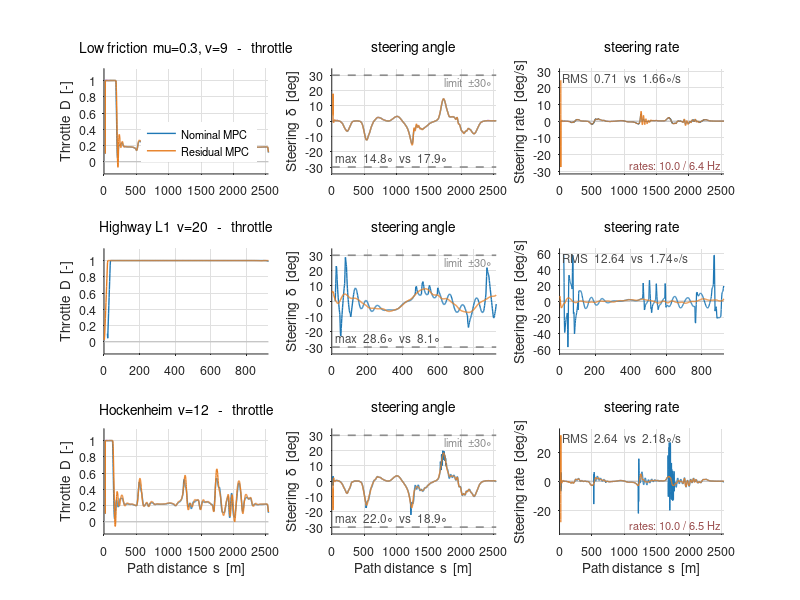

Recreate this plot in MATLAB.
% 제어 입출력 - nominal vs residual, 세 조건
%
% MPC 가 차량에 보내는 것은 스로틀 D 와 조향각 delta 다(속도가 아니다).
% 상태 [s,n,alpha,v,D,delta] 중 D 와 delta 가 명령이고, 그 변화율이 최적화
% 변수다. 그래서 조향각속도(delta 의 시간 미분)까지 함께 본다.
%
%   1열  스로틀 D          [-1, 1].  D>0 구동, D<0 제동
%   2열  조향각 delta      제약 +-30 deg (점선)
%   3열  조향각속도        제어 주기로 나눈 값
%
% 가로축은 경로거리 s 다. 제어율이 조건마다 달라 시간축으로는 나란히 놓을 수 없다.
%
% ** 제어율 주의 ** 잔차 주행 중 저마찰(6.4 Hz)과 v=12(6.5 Hz)는 solve 가 109 ms
% 이던 시절이라 10 Hz 를 못 지켰다. 조향각속도는 dt 로 나누므로 이 차이가 값에
% 직접 들어간다. 고속(Highway v=20) 조건만 양쪽 10 Hz 로 공정한 비교다.
%
% CASE 로 한 조건만 볼 수 있다 (0 = 전부).
%
% 데이터: fig_control_inputs.mat  (results/control_inputs.py 가 생성)
% 실행:   results/matlab/ 폴더 안에서 `plot_control_inputs`
% 요구:   base MATLAB 만 (툴박스 불필요). R2013a 이상.

clear; close all
load('fig_control_inputs.mat')

CASE = 0;          % 0 = 세 조건 모두, 1 = 저마찰, 2 = 고속, 3 = 기준

NOM  = [0.12 0.47 0.71];
RES  = [0.90 0.49 0.13];
GREY = [0.55 0.55 0.55];

if CASE == 0, rows = 1:numel(case_); else rows = CASE; end
nR = numel(rows);

%% ---- 수치 표 (명령창) ----
fprintf('\n=== Control commands: nominal vs residual ===\n');
fprintf('%-28s %14s %6s %8s %6s %6s %10s %9s %9s\n', 'case', 'controller', ...
        'Hz', 'D mean', 'full', 'brake', 'max|d|deg', 'dd rms', 'dd max');
for i = 1:numel(case_)
    for k = 1:2
        if k == 1, nm = case_{i}; else nm = ''; end
        fprintf('%-28s %14s %6.1f %8.3f %5.0f%% %5.0f%% %10.1f %9.2f %9.1f\n', ...
                nm, variant{k}, met(i,k,1), met(i,k,2), met(i,k,3), ...
                met(i,k,4), met(i,k,5), met(i,k,6), met(i,k,7));
    end
end
fprintf(['\nSteering rate divides by the control period. Residual runs at 6.4-6.5 Hz ' ...
         '(pre solver fix)\nexcept the high-speed case, where both are 10 Hz.\n\n']);

figure('Color','w','Position',[40 40 1340 300*nR])
for r = 1:nR
    i = rows(r);
    sn = s{i,1};  sr = s{i,2};
    smax = max([max(sn) max(sr)]);

    % --- 스로틀 ---
    subplot(nR,3,(r-1)*3+1); hold on; box off
    set(gca,'FontSize',9,'TickDir','out','XGrid','on','YGrid','on', ...
            'GridColor',[.88 .88 .88],'GridAlpha',1,'Layer','bottom')
    plot([0 smax],[0 0],'-','Color',[0.75 0.75 0.75],'LineWidth',0.8);
    h1 = plot(sn, throttle{i,1}, '-', 'Color', NOM, 'LineWidth', 1.0);
    h2 = plot(sr, throttle{i,2}, '-', 'Color', RES, 'LineWidth', 1.0);
    if r == 1
        legend([h1 h2], variant, 'Location','southeast','Box','off','FontSize',8);
    end
    xlim([0 smax]); ylim([-0.15 1.15])
    ylabel('Throttle  D  [-]')
    if r == nR, xlabel('Path distance  s  [m]'); end
    title(sprintf('%s   -   throttle', case_{i}), 'FontSize',10,'FontWeight','normal')

    % --- 조향각 ---
    subplot(nR,3,(r-1)*3+2); hold on; box off
    set(gca,'FontSize',9,'TickDir','out','XGrid','on','YGrid','on', ...
            'GridColor',[.88 .88 .88],'GridAlpha',1,'Layer','bottom')
    plot([0 smax],[ delta_max_deg  delta_max_deg],'--','Color',GREY,'LineWidth',1.2);
    plot([0 smax],[-delta_max_deg -delta_max_deg],'--','Color',GREY,'LineWidth',1.2);
    plot(sn, delta_deg{i,1}, '-', 'Color', NOM, 'LineWidth', 1.0);
    plot(sr, delta_deg{i,2}, '-', 'Color', RES, 'LineWidth', 1.0);
    text(smax*0.98, delta_max_deg*0.86, sprintf('limit  \\pm%.0f\\circ', delta_max_deg), ...
         'HorizontalAlignment','right','FontSize',8,'Color',GREY);
    text(smax*0.02, -delta_max_deg*0.80, ...
         sprintf('max  %.1f\\circ  vs  %.1f\\circ', met(i,1,5), met(i,2,5)), ...
         'FontSize',8.5,'Color',[0.3 0.3 0.3]);
    xlim([0 smax]); ylim([-delta_max_deg*1.15 delta_max_deg*1.15])
    ylabel('Steering  \delta  [deg]')
    if r == nR, xlabel('Path distance  s  [m]'); end
    title('steering angle', 'FontSize',10,'FontWeight','normal')

    % --- 조향각속도 ---
    subplot(nR,3,(r-1)*3+3); hold on; box off
    set(gca,'FontSize',9,'TickDir','out','XGrid','on','YGrid','on', ...
            'GridColor',[.88 .88 .88],'GridAlpha',1,'Layer','bottom')
    plot([0 smax],[0 0],'-','Color',[0.75 0.75 0.75],'LineWidth',0.8);
    plot(sn, delta_rate_dps{i,1}, '-', 'Color', NOM, 'LineWidth', 0.9);
    plot(sr, delta_rate_dps{i,2}, '-', 'Color', RES, 'LineWidth', 0.9);
    L = max([met(i,1,7) met(i,2,7)]) * 1.15;
    text(smax*0.02, L*0.82, sprintf('RMS  %.2f  vs  %.2f\\circ/s', ...
         met(i,1,6), met(i,2,6)), 'FontSize',8.5,'Color',[0.3 0.3 0.3]);
    if met(i,2,1) < 9
        text(smax*0.98, -L*0.82, sprintf('rates: %.1f / %.1f Hz', met(i,1,1), met(i,2,1)), ...
             'HorizontalAlignment','right','FontSize',8,'Color',[0.6 0.3 0.3]);
    end
    xlim([0 smax]); ylim([-L L])
    ylabel('Steering rate  [deg/s]')
    if r == nR, xlabel('Path distance  s  [m]'); end
    title('steering rate', 'FontSize',10,'FontWeight','normal')
end
